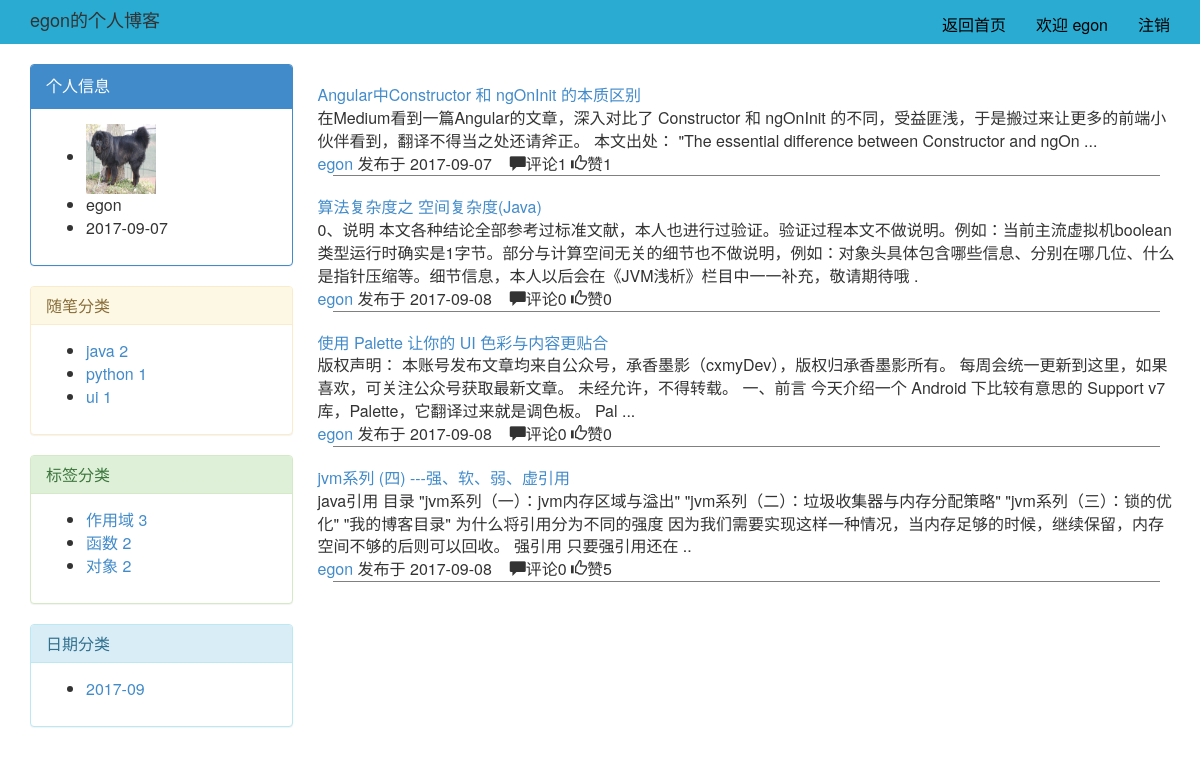
Page /blog/egon (signed in) on the committed database.
### blog/models.py (models this page shows, shortened)
class UserInfo(AbstractUser):
    nid = models.BigAutoField(primary_key=True)
    nickname = models.CharField(verbose_name='昵称', max_length=32)
    telephone = models.CharField(max_length=11, blank=True, null=True, unique=True, verbose_name='手机号码')
    avatar = models.FileField(verbose_name='头像', upload_to='./upload/avatar/',default="./upload/avatar/avatar.png")
    create_time = models.DateTimeField(verbose_name='创建时间',auto_now_add=True)
    fans = models.ManyToManyField(verbose_name='粉丝们',
                                  to='UserInfo',
                                  through='UserFans',
                                  through_fields=('user', 'follower'))

class Category(models.Model):
    nid = models.AutoField(primary_key=True)
    title = models.CharField(verbose_name='分类标题', max_length=32)
    blog = models.ForeignKey(verbose_name='所属博客', to='Blog', to_field='nid')

class Article(models.Model):
    nid = models.BigAutoField(primary_key=True)
    title = models.CharField(max_length=50, verbose_name='文章标题')
    desc = models.CharField(max_length=255, verbose_name='文章描述')
    read_count = models.IntegerField(default=0)
    comment_count = models.IntegerField(default=0)
    up_count = models.IntegerField(default=0)
    down_count = models.IntegerField(default=0)
    category = models.ForeignKey(verbose_name='文章类型', to='Category', to_field='nid', null=True)
    create_time = models.DateTimeField(verbose_name='创建时间', auto_now_add=True)
    blog = models.ForeignKey(verbose_name='所属博客', to='Blog', to_field='nid')
    tags = models.ManyToManyField(
        to="Tag",
        through='Article2Tag',
        through_fields=('article', 'tag'),
    )
    type_choices = [
        (1, "Python"),
        (2, "Linux"),
        (3, "OpenStack"),
        (4, "GoLang"),
    ]
    article_type_id = models.IntegerField(choices=type_choices, default=None)
    objects=ArticleManager()
    def __str__(self):
        return self.title

class Blog(models.Model):
    nid = models.BigAutoField(primary_key=True)
    title = models.CharField(verbose_name='个人博客标题', max_length=64)
    site = models.CharField(verbose_name='个人博客后缀', max_length=32, unique=True)
    theme = models.CharField(verbose_name='博客主题', max_length=32)
    user = models.OneToOneField(to='UserInfo', to_field='nid')

### blog/views.py (the view, shortened to what this page needs)
# urls.py: url("(?P<user_site>\w+)/article/(?P<condition>category|tag|date)/(?P<para>\w+-*\w*)", views.homeSite),
def homeSite(request,user_site,**kwargs):
    user=UserInfo.objects.filter(username=user_site).first()
    currentBlog=Blog.objects.filter(user=user).first()
    article_list=Article.objects.filter(blog=currentBlog)
    print(article_list)
    category_list=Category.objects.filter(blog=currentBlog)
    from django.db.models import Avg, Sum, Min, Max, Count
    categoryRet=Article.objects.filter(blog=currentBlog).values_list("category__title","category__nid").annotate(Count("nid"))
    print(categoryRet) #<QuerySet [('java', 2), ('python', 1), ('ui', 1)]>
    tagRet=Article.objects.filter(blog=currentBlog).values_list("tags__title","tags__nid").annotate(Count("nid"))
    print(tagRet) # <QuerySet [('作用域', 3), ('函数', 2), ('对象', 2)]>
    dateRet=Article.objects.archive(blog=currentBlog)
    print("++++++++++",dateRet)
    print(kwargs)
    return render(request,"homeSite.html",locals())

### blog/models.py (called while the page is built)
    def archive(self,**kwargs):
        l = []
        for i in self.filter(**kwargs).values("create_time"):
            date = i["create_time"]
            t = date.strftime("%Y-%m")
            if t not in l:
                l.append(t)
        return l

### blog/views.py (called while the page is built)
def func_class(request):
    return {"func":settings.FUNCTION}

### templates/homeSite.html (shortened to what this page needs)
{% load staticfiles %}
<!DOCTYPE html>
<html lang="en">
<head>
    <link rel="stylesheet" href="{% static 'bootstrap/css/bootstrap.css' %}">
    <link rel="stylesheet" href="{% static 'css/homeSite.css' %}">
</head>
<body>
<div class="header">
    <div class="container">
        <div class="nav navbar-nav nav-left">
            <h4>{{ user.username }}的个人博客</h4>
        </div>
        <ul class="nav navbar-nav navbar-right">
            <li><a href="/index/">返回首页</a></li>
            {% if request.user.is_authenticated %}
                <li><a href="/login/">欢迎 {{ request.user.username }}</a></li>
                <li><a href="/logout/">注销</a></li>
            {% else %}
                <li><a href="/login/">登录</a></li>
                <li><a href="#">注册</a></li>
            {% endif %}
        </ul>
    </div>
</div>
<div class="container">
    <div class="row">
        <div class="col-md-3">
            <div class="panel panel-primary">
                <div class="panel-heading">个人信息</div>
                <div class="panel-body">
                    <ul>
                        <li><img src="{{ user.avatar.url }}" alt="" width="70px" height="70px"></li>
                        <li>{{ user.username }}</li>
                        <li>{{ user.create_time|date:"Y-m-d" }}</li>
                    </ul>
                </div>
            </div>
            <div class="panel panel-warning">
                <div class="panel-heading">
                    <h3 class="panel-title">随笔分类</h3>
                </div>
                <div class="panel-body">
                    <ul>
                        {% for foo in categoryRet %}
                            <li>
                                <a href="/blog/{{ user.username }}/article/category/{{ foo.1 }}">{{ foo.0 }}&nbsp;{{ foo.2 }}</a>
                            </li>
                        {% endfor %}
                    </ul>
                </div>
            </div>
            <div class="panel panel-success">
                <div class="panel-heading">
                    <h3 class="panel-title">标签分类</h3>
                </div>
                <div class="panel-body">
                    <ul>
                        {% for foo in tagRet %}
                            <li>
                                <a href="/blog/{{ user.username }}/article/tag/{{ foo.1 }}">{{ foo.0 }}&nbsp;{{ foo.2 }}</a>
                            </li>
                        {% endfor %}
                    </ul>
                </div>
            </div>
            <div class="panel panel-info">
                <div class="panel-heading">
                    <h3 class="panel-title">日期分类</h3>
                </div>
                <div class="panel-body">
                    <ul>
                        {% for foo in dateRet %}
                            <li><a href="/blog/{{ user.username }}/article/date/{{ foo }}">{{ foo }}</a></li>
                        {% endfor %}
                    </ul>
                </div>
            </div>
        </div>
        <div class="col-md-9">
            <div class="article_list">
                {% for article in article_list %}
                    <div class="article_item">
                        <div class="row">
                            <div class="title">
                                <a href="/blog/{{ article.blog.user.username }}/article/{{ article.nid }}">{{ article.title }}</a>
                            </div>
                        </div>
                        <div class="row">
                            <div class="text">{{ article.desc }}</div>
                        </div>
                        <div class="row">
                            <div class="icon">
                                <span><a href="">{{ article.blog.user.username }}</a> 发布于</span>
                                <span class="timer">{{ article.create_time|date:"Y-m-d" }}</span> &nbsp;&nbsp;
                                <span class="glyphicon glyphicon-comment"></span>评论{{ article.comment_count }}
                                <span class="glyphicon glyphicon-thumbs-up"></span>赞{{ article.up_count }}
                            </div>
                        </div>
                    </div>
                {% endfor %}
            </div>
        </div>
    </div>
</div>
</body>
</html>

### blog/static/css/homeSite.css (style rules this page uses)
.header { width: 100%; height: 44px; background-color: #2aabd2; margin-bottom: 20px; }

### rows in the picture
UserInfo: username "egon", user.username "egon", avatar (picture), create_time "2017-09-07"
Category: title "java", nid "2"
Category: title "python", foo "1"
Article: title "Angular中Constructor 和 ngOnInit 的本质区别", desc "在Medium看到一篇Angular的文章，深入对比了 Constructor 和 ngOnInit 的不同，受益匪浅，于是搬过来让更多的前端小伙伴看到，翻译不得当之处还请斧正。 本文出处： \"The essential difference between Constructor and ngOn ...", blog.user.username "egon", create_time "2017-09-07", comment_count "1", up_count "1"
Article: title "算法复杂度之 空间复杂度(Java)", desc "0、说明 本文各种结论全部参考过标准文献，本人也进行过验证。验证过程本文不做说明。例如：当前主流虚拟机boolean类型运行时确实是1字节。部分与计算空间无关的细节也不做说明，例如：对象头具体包含哪些信息、分别在哪几位、什么是指针压缩等。细节信息，本人以后会在《JVM浅析》栏目中一一补充，敬请期待哦 .", blog.user.username "egon", create_time "2017-09-08", comment_count "0", up_count "0"
Article: title "使用 Palette 让你的 UI 色彩与内容更贴合", desc "版权声明： 本账号发布文章均来自公众号，承香墨影（cxmyDev），版权归承香墨影所有。 每周会统一更新到这里，如果喜欢，可关注公众号获取最新文章。 未经允许，不得转载。 一、前言 今天介绍一个 Android 下比较有意思的 Support v7 库，Palette，它翻译过来就是调色板。 Pal ...", blog.user.username "egon", create_time "2017-09-08", comment_count "0", up_count "0"
Article: title "jvm系列 (四) ---强、软、弱、虚引用", desc "java引用 目录 \"jvm系列（一）：jvm内存区域与溢出\" \"jvm系列（二）：垃圾收集器与内存分配策略\" \"jvm系列（三）：锁的优化\" \"我的博客目录\" 为什么将引用分为不同的强度 因为我们需要实现这样一种情况，当内存足够的时候，继续保留，内存空间不够的后则可以回收。 强引用 只要强引用还在 ..", blog.user.username "egon", create_time "2017-09-08", comment_count "0", up_count "5"

### other values in the picture
{{ foo.0 }} "ui"
{{ foo.2 }} "1"
{{ foo.0 }} "作用域" "函数" "对象"
{{ foo.2 }} "3" "2" "2"
{{ foo }} "2017-09"
